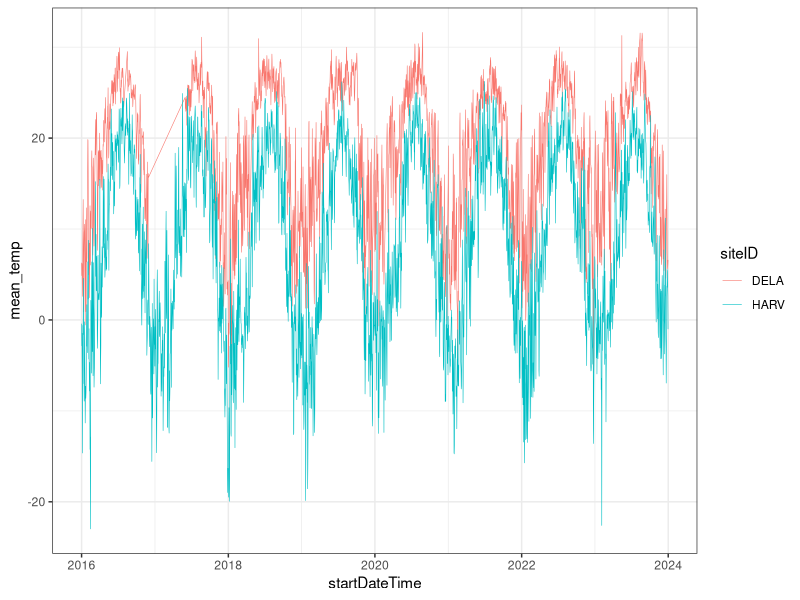
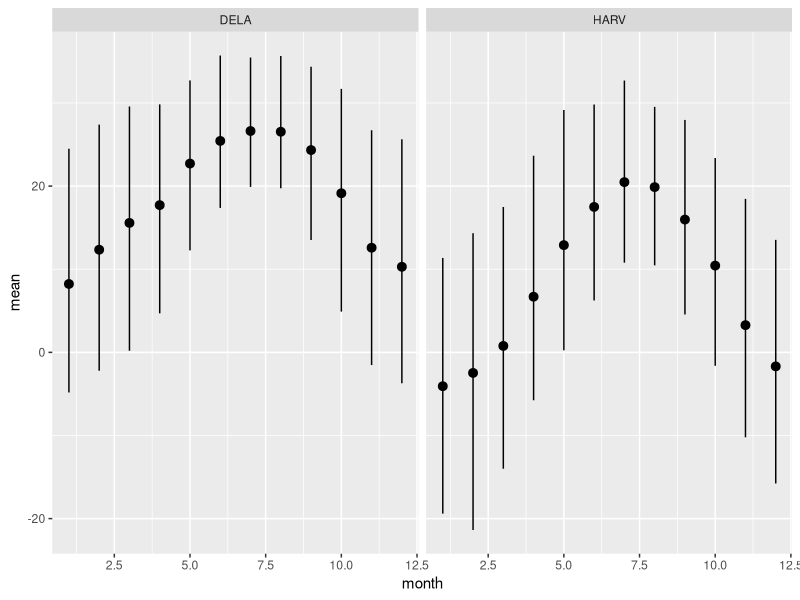

Write the R code that produced these figures, in order.
## ---- chunk 1

#install.packages(dplyr)
#install.packages(ggplot2)
#install.packages(here)

library(tidyverse)
library(here)

## ---- chunk 2

daily_temperature_data <- read_csv(here("data","processed","daily_temp_data.csv"))

monthly_temperature_data <- read_csv(here("data", "processed", "monthly_temp_data.csv"))

## ---- chunk 3

monthly_temperature_data <- monthly_temperature_data %>% 
  mutate(month_date = make_date(year, month))

## ---- chunk 4

ggplot(
  data = daily_temperature_data,
  aes(
    x = startDateTime, 
    y = mean_temp,
    color = siteID) 
  ) +
  #facet_wrap(~siteID) +
  geom_line(size = 0.2) +
theme_bw()

## ---- chunk 5
#TODO: make line graph similar to graph above but using monthly temperatures

## ---- chunk 6

# Summarize and group monthly temperature data

monthly_temp_range <- monthly_temperature_data |>
  group_by(siteID, month) |>
  summarize(
    mean = mean(mean_temp, na.rm = TRUE),
    max = mean(max_temp, na.rm = TRUE),
    min = mean(min_temp, na.rm = TRUE)
  )

ggplot(
  monthly_temp_range,
  aes(
    x = month,
    y = mean
  )) +
geom_pointrange(
  aes(
    ymin = min,
    ymax = max
  )
) +
  facet_wrap(~siteID)

## ---- chunk 7

pathogen_status_data <- read_csv(here("data","processed","pathogen_status_data.csv"))

pathogen_status_data <- pathogen_status_data |>
  mutate(
    collectDate = as_date(collectDate)
  )

monthly_temperature_data <- read.csv(here("data", "processed", "monthly_temp_data.csv"))
